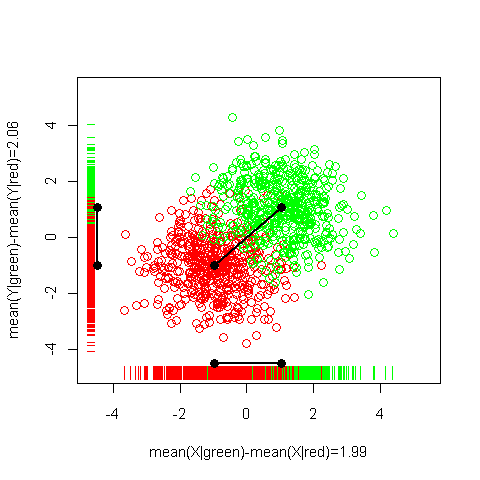

Recreate this plot in R.
set.seed(123)
N <- 500

X0 <- rnorm(N,-1,1)
Y0 <- rnorm(N,-1,1)
X1 <- rnorm(N,1,1)
Y1 <- rnorm(N,1,1)

xlim <- c(min(X0,X1)-1,max(X0,X1)+1)
ylim <- c(min(Y0,Y1)-1,max(Y0,Y1)+1)

pch <- 1
png("redundancy.red.png")
plot(X0, Y0, xlim=xlim, ylim=ylim, pch=pch, col="red",
     xlab="X",
     ylab="Y")
dev.off()
png("redundancy.green.png")
plot(X1, Y1, xlim=xlim, ylim=ylim, pch=pch, col="green",
     xlab="X",
     ylab="Y")
dev.off()

png("redundancy.bare.png")
plot(X0, Y0, xlim=xlim, ylim=ylim, pch=pch, col="red",
     xlab="X",
     ylab="Y")
points( X1, Y1, pch=pch, col="green")
dev.off()

png("redundancy1D.png")
pch <- 1
plot(X0, Y0, xlim=xlim, ylim=ylim, pch=pch, col="red",
     xlab=paste("mean(X|green)-mean(X|red)=",round(mean(X1)-mean(X0),2),sep=""),
     ylab=paste("mean(Y|green)-mean(Y|red)=",round(mean(Y1)-mean(Y0),2),sep=""))
points( X1, Y1, pch=pch, col="green")

points( X1, rep(ylim[1],N), pch="|", col="green")
points( X0, rep(ylim[1],N), pch="|", col="red")
points( c(mean(X0),mean(X1)), rep(ylim[1]+.3,2), pch=19, col="black" )
lines(  c(mean(X0),mean(X1)), rep(ylim[1]+.3,2), col="black", lwd=2 )
points( rep(xlim[1],N), Y1, pch="_", col="green" )
points( rep(xlim[1],N), Y0, pch="_", col="red" )
points( rep(xlim[1],2)+.2, c(mean(Y0),mean(Y1)), pch=19, col="black" )
lines(  rep(xlim[1],2)+.2, c(mean(Y0),mean(Y1)), col="black", lwd=2 )
dev.off()

png("redundancy.png")
pch <- 1
plot(X0, Y0, xlim=xlim, ylim=ylim, pch=pch, col="red",
     xlab=paste("mean(X|green)-mean(X|red)=",round(mean(X1)-mean(X0),2),sep=""),
     ylab=paste("mean(Y|green)-mean(Y|red)=",round(mean(Y1)-mean(Y0),2),sep=""))
points( X1, Y1, pch=pch, col="green")

points( X1, rep(ylim[1],N), pch="|", col="green")
points( X0, rep(ylim[1],N), pch="|", col="red")
points( c(mean(X0),mean(X1)), rep(ylim[1]+.3,2), pch=19, col="black" )
lines(  c(mean(X0),mean(X1)), rep(ylim[1]+.3,2), col="black", lwd=2 )

points( rep(xlim[1],N), Y1, pch="_", col="green" )
points( rep(xlim[1],N), Y0, pch="_", col="red" )
points( rep(xlim[1],2)+.2, c(mean(Y0),mean(Y1)), pch=19, col="black" )
lines(  rep(xlim[1],2)+.2, c(mean(Y0),mean(Y1)), col="black", lwd=2 )

points(mean(X0),mean(Y0),col="black")
points(mean(X0),mean(Y0),col="black",pch=19)
points(mean(X1),mean(Y1),col="black",pch=19)
lines(c(mean(X0),mean(X1)),c(mean(Y0),mean(Y1)),lwd=2)
dev.off()

rot <- function(theta) matrix( c(cos(theta),-sin(theta),sin(theta),cos(theta)), 2, 2)

dat <- rbind(cbind(X0,Y0),cbind(X1,Y1))

datR <- dat %*% rot(-pi/4)
dst <- abs(mean(datR[1:N,1])-mean(datR[(N+1):(2*N),1]))

png("redundancy45.png")
plot(datR[,1],datR[,2],pch=pch,xlab=paste("mean(X'|green)-mean(X'|red)=",round(dst,2),sep=""),ylab="Y'",xlim=xlim,ylim=ylim,main="45-degree rotation")
points(datR[1:N,1],datR[1:N,2],col="red",pch=pch)
points(datR[(N+1):(2*N),1],datR[(N+1):(2*N),2],col="green",pch=pch)
dev.off()

COR <- cbind(c("cor(X,Y|red)",
               "cor(X,Y|green)",
               "cor(X,Y)"),
             round(c(cor(X0,Y0),cor(X1,Y1),cor(c(X0,X1),c(Y0,Y1))),2))
my.write.matrix(COR,col.names=F,justify="r")
